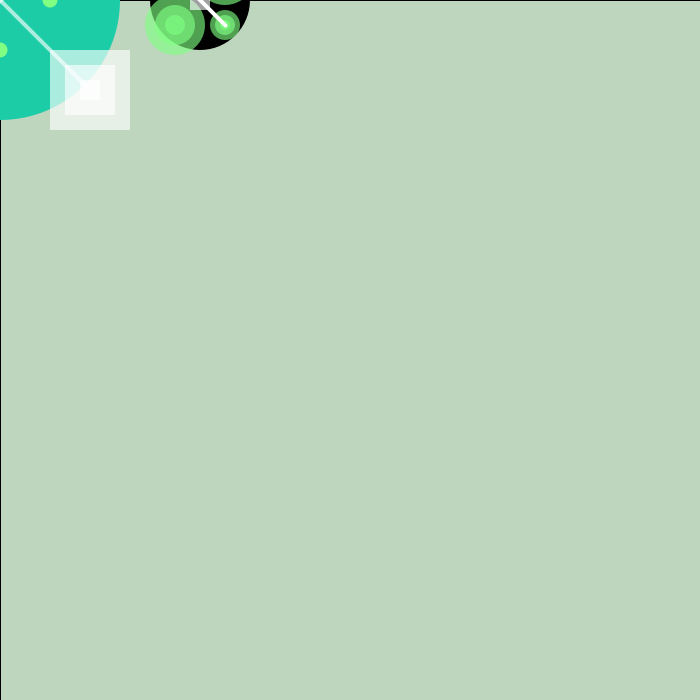
Frame 1 (no input)
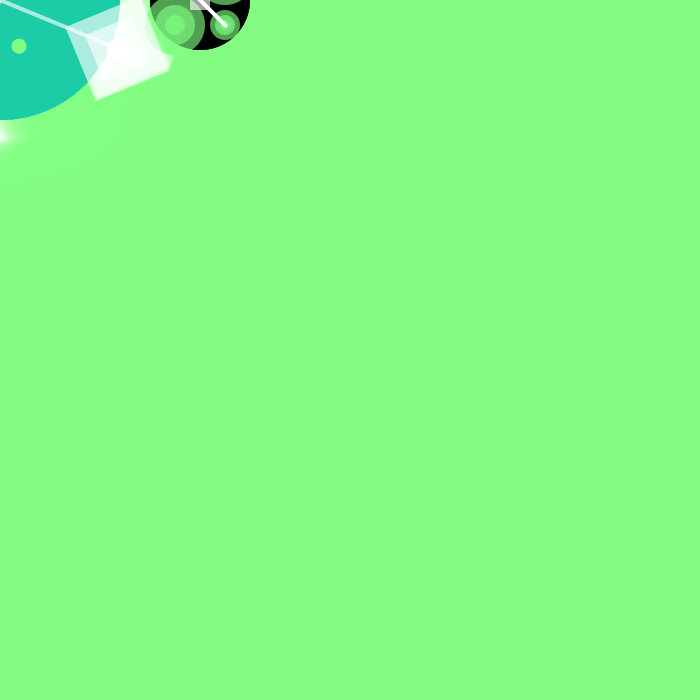
Frame 60 (the mouse pressed at the canvas centre just before this capture)
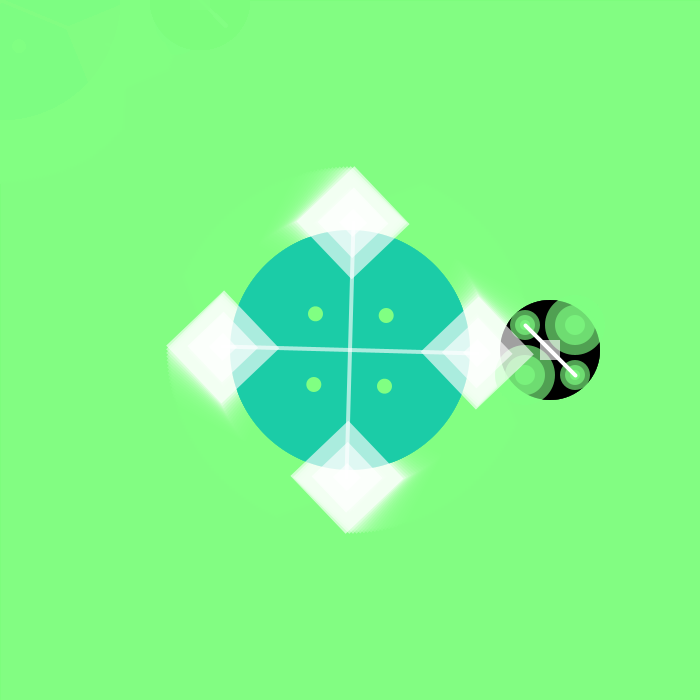
Frame 120 (the mouse held since frame 60 and released just before this capture)

The Processing sketch that drew these frames (run headless with seeded random() and noise(); from frame 60 on, the mouse is pressed at the canvas centre):

// Processing sketch: s07t01IsidoraGarin
// ── s07t01IsidoraGarin.pde
//UDD - Expresión Digital II
//s07t01IsidoraGarin
//Creación de dos funciones específicas, de diseños étnicos estilo mandala diferentes,
//las cuales siguen el movimiento del mouse dejando una estela, y al presionar 
//las teclas "a" y "s" cambian de color.


//Variables de color
color bla, neg, tur, ver, blat, negt, turt, vert, turt2, vert2, ccg, ccc, cb, crb, ccua, ccir;
//Rotación
float rotar;

void setup() {
  size(700, 700);
  smooth(); 

  //Colores
  bla = color(255, 255, 255);
  neg = color(0, 0, 0);
  tur = color(27, 204, 167);
  ver = color(128, 255, 130);

  //Transparencia 160
  blat = color(255, 255, 255, 160);
  negt = color(0, 0, 0, 160);
  turt = color(27, 204, 167, 160);
  vert = color(128, 255, 130, 160);

  //Transparencia rectángulo background 50
  turt2 = color(27, 204, 167, 50);
  vert2 = color(128, 255, 130, 50);

  //Variables color
  ccg = tur; //Color círculo grande turquesa
  ccc = neg; //Color círculo chico negro
  cb = ver; //Color del background verde
  crb = vert2; //Color rectángulo background
  ccua = blat; //Color cuadrados
  ccir = vert; //Color círculos

  //Rotación
  rotar = 0;
}

void draw() {
  //Rectángulo background con transparencia --> ESTELA
  fill(crb);
  rect(0, 0, width, height);

  etnicocirculo(mouseX, mouseY);

  translate(mouseX, mouseY);
  rotate(rotar);
  rotar += 0.02;
  etnicocuadrado(0, 0);
}

void keyPressed() {
  //Si apreto "a", círculo grande color turquesa, círculo chico negro, background verde, rectángulo 
  //background verde transparente, cuadrados blanco transparente, círculos verde transparente
  if (key == 'a') {
    ccg = tur;
    ccc = neg;
    cb = ver;
    crb = vert2;
    ccua = blat;
    ccir = vert;
  }

  //Si apreto "s", círculo grande negro, círculo chico verde, background turquesa, rectángulo 
  //background turquesa transparente, cuadrados verdes transparentes, círculos turquesa transparente
  if (key == 's') {
    ccg = neg;
    ccc = ver;
    cb = tur;
    crb = turt2;
    ccua = vert;
    ccir = turt;
  }
}

/*
Tus funciones no se sustituyen entre sí, requerimiento de la tarea.
La lógica de cambiar colores entre ellos con dos letras distintas es recomendado hacerlo solo con una
e incluir booleans para eso.

Puedes intentar redactarlo de esta forma:
  1: por lógica si al hacer 'a' o 's' se sustituyen los estados,
  es recomendado hacer una boolean y usar el operador =! así 
  al hacer un click sin importar el estado inicial de colores, 
  estos se alternaran constantemente, en tu código si apreto 'a' nada cambia.
*/ 

// ── Etnico_Circulos.pde
//Función específica para crear diseño étnico con círculos
void etnicocirculo(float x, float y){
  
  //Ellipse fondo
  noStroke();
  fill(ccc);
  ellipse(x + 200, y, 100, 100);
  
  //Círculos chicos
  noStroke();
  fill(ccir);
  ellipse(x + 175, y - 25, 30, 30); //Círculo izq-arriba
  ellipse(x + 175, y - 25, 20, 20);
  ellipse(x + 175, y - 25, 10, 10);
  ellipse(x + 225, y + 25, 30, 30);//Círculo der-abajo
  ellipse(x + 225, y + 25, 20, 20);
  ellipse(x + 225, y + 25, 10, 10);
  
  //Círculos grandes
  noStroke();
  fill(ccir);
  ellipse(x + 225, y - 25, 60, 60); //Círculo der-arriba
  ellipse(x + 225, y - 25, 40, 40);
  ellipse(x + 225, y - 25, 20, 20);
  ellipse(x + 175, y + 25, 60, 60); //Círculo izq-abajo
  ellipse(x + 175, y + 25, 40, 40);
  ellipse(x + 175, y + 25, 20, 20);
  
  //Líneas diagonales
  stroke(bla);
  strokeWeight(4);
  line(x + 175, y - 25, x + 225, y + 25);
  
  //Cuadrado medio
  noStroke();
  fill(blat);
  rect(x + 190, y - 10, 20, 20);
}

// ── Etnico_Cuadrados.pde
//Función específica para crear diseño étnico con cuadrados
void etnicocuadrado(float x, float y){
  
  //Ellipse fondo
  noStroke();
  strokeWeight(2);
  fill(ccg);
  ellipse(x, y, 240, 240);
  
  //Cuadrados esquinas
  noStroke();
  strokeWeight(2);
  fill(ccua);
  rect(x - 130, y - 130, 80, 80); //Cuadrado izq-arriba
  rect(x - 115, y - 115, 50, 50); 
  rect(x - 100, y - 100, 20, 20); 
  rect(x + 50, y - 130, 80, 80); //Cuadrado der-arriba
  rect(x + 65, y - 115, 50, 50); 
  rect(x + 80, y - 100, 20, 20); 
  rect(x - 130, y + 50, 80, 80); //Cuadrado izq-abajo
  rect(x - 115, y + 65, 50, 50); 
  rect(x - 100, y + 80, 20, 20); 
  rect(x + 50, y + 50, 80, 80); //Cuadrado der-abajo
  rect(x + 65, y + 65, 50, 50); 
  rect(x + 80, y + 80, 20, 20);
  
  //Líneas diagonales
  stroke(blat);
  strokeWeight(4);
  line(x - 90, y - 90, x + 90, y + 90); //Línea diagonal izq-der
  line(x + 90, y - 90, x - 90, y + 90); //Línea diagonal der-izq
  
  //Ellipses centro chicas
  noStroke();
  strokeWeight(2);
  fill(ver);
  ellipse(x - 50, y, 15, 15); //Ellipse izq
  ellipse(x + 50, y, 15, 15); //Ellipse der
  ellipse(x, y - 50, 15, 15); //Ellipse arriba
  ellipse(x, y + 50, 15, 15); //Ellipse abajo
}
